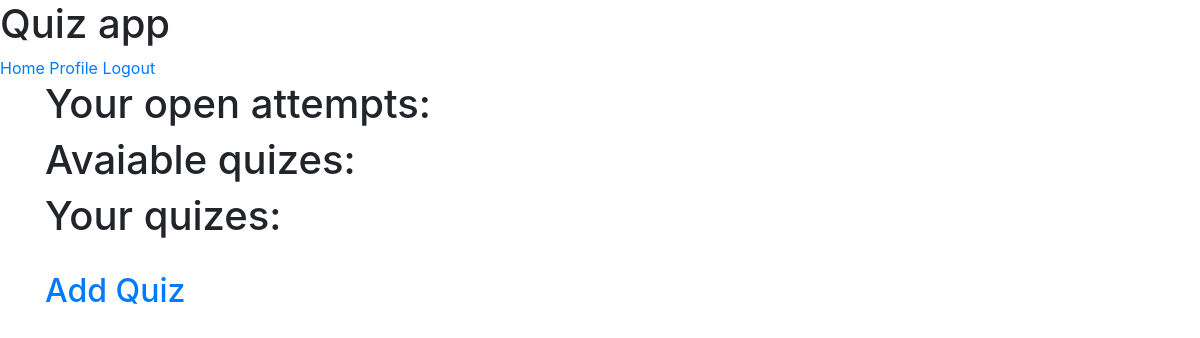
Page /home/ (signed in) on the earlier database version.
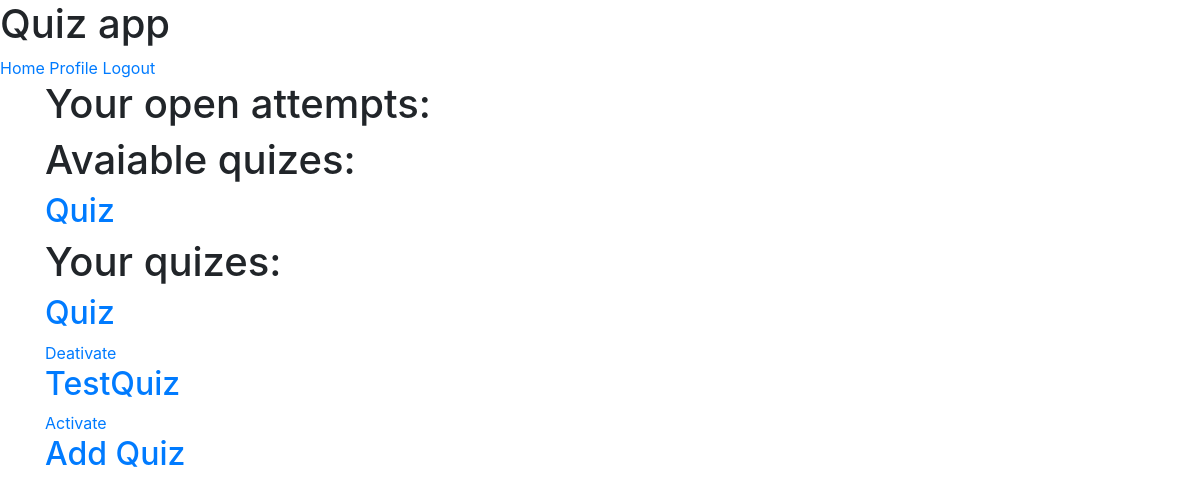
Same page on the later database version.
### quiz/models.py (models this page shows, shortened)
class Quiz(models.Model):
    author = models.ForeignKey(User, null=True, on_delete=models.SET_NULL)
    title = models.CharField(max_length=100)
    is_active = models.BooleanField(default=False)

### quiz/views.py (the view)
# urls.py: 2. Add a URL to urlpatterns:  path('', views.home, name='home')
def home(request):
    if not request.user.is_authenticated:
        return redirect('Start-Page')
    context = {
        'quizes': Quiz.objects.filter(),
        'attempts': Attempt.objects.all()
    }
    return render(request, 'quiz/home.html', context)

### quiz/templates/quiz/home.html (shortened to what this page needs)
{% extends "quiz/base.html" %}
{% block content %}
{% if user.is_authenticated %}
<a href="{% url 'Profile' %}">Profile</a>
<a href="{% url 'Logout' %}">Logout</a>
{% else %}
<a href="{% url 'Login' %}">Login</a>
<a href="{% url 'Registration' %}">Sign Up</a>
{% endif %}
<div class="container">
    <h1> Your open attempts: </h1>
    <h1> Avaiable quizes: </h1>
    {% for quiz in quizes %}
        {% if quiz.is_active %}
            <a href="/attempt/{{ quiz.pk }}">
                <h2>{{ quiz.title }}</h2>
            </a>
        {% endif %}
    {% endfor %}
    <h1> Your quizes: </h1>
    {% for quiz in quizes %}
    {% if user == quiz.author %}
    <a href="/details/{{ quiz.pk }}">
        <h2>{{ quiz.title }}</h2>
        {% if quiz.is_active %}
            <a href="deactivatequiz/{{quiz.pk}}">Deativate</a>
        {% else %}
            <a href="activatequiz/{{quiz.pk}}">Activate</a>
        {% endif %}
    </a>
    {% endif %}
    {% endfor %}
    <br>
    {% if user.is_authenticated %}
    <a href="/add">
        <h2>Add Quiz</h2>
    </a>
    {% endif %}
</div>
{% endblock %}

### quiz/templates/quiz/base.html (shortened to what this page needs)
<!DOCTYPE html>
<html lang="en">
<head>
    <link rel="stylesheet" href="https://stackpath.bootstrapcdn.com/bootstrap/4.4.1/css/bootstrap.min.css">
</head>
<body>
    <h1>Quiz app</h1>
    <a href="{% url 'Quiz-Home' %}">Home</a>
    {% block content %}
    {% endblock%}
</body>
</html>

Differences in the rows shown:
added Quiz: title "Quiz"
added Quiz: title "TestQuiz", shown under "Your quizes:"
